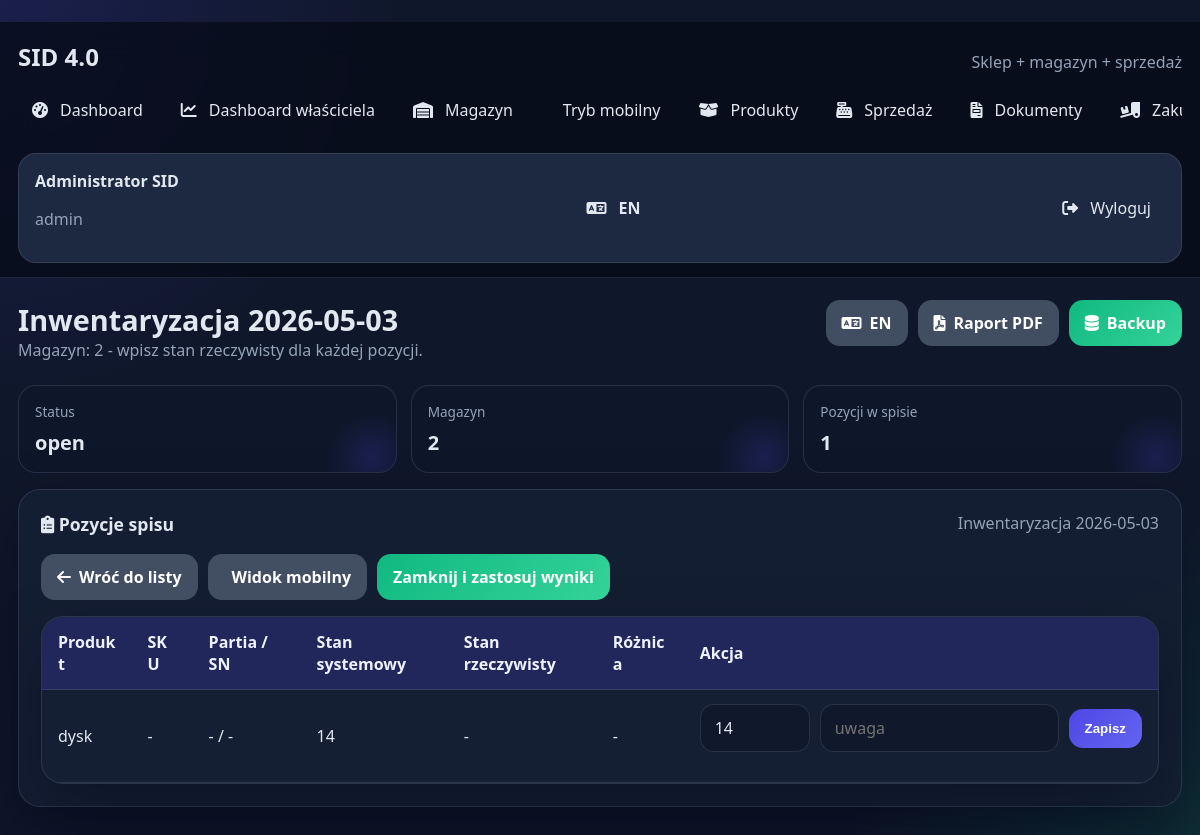
Page /stocktakes/3 (signed in) on the committed database.
### tables this page shows
CREATE TABLE users (
        id INTEGER PRIMARY KEY AUTOINCREMENT,
        username TEXT UNIQUE NOT NULL,
        full_name TEXT NOT NULL,
        password_hash TEXT NOT NULL,
        role TEXT NOT NULL,
        active INTEGER NOT NULL DEFAULT 1,
        created_at TEXT NOT NULL
    );

CREATE TABLE stocktakes (
        id INTEGER PRIMARY KEY AUTOINCREMENT,
        name TEXT NOT NULL,
        warehouse_id INTEGER NOT NULL,
        status TEXT NOT NULL DEFAULT 'open',
        notes TEXT,
        created_at TEXT NOT NULL,
        closed_at TEXT,
        user_id INTEGER,
        FOREIGN KEY(warehouse_id) REFERENCES warehouses(id),
        FOREIGN KEY(user_id) REFERENCES users(id)
    );

CREATE TABLE warehouses (
        id INTEGER PRIMARY KEY AUTOINCREMENT,
        name TEXT UNIQUE NOT NULL,
        code TEXT,
        description TEXT,
        created_at TEXT NOT NULL
    );

CREATE TABLE stocktake_items (
        id INTEGER PRIMARY KEY AUTOINCREMENT,
        stocktake_id INTEGER NOT NULL,
        batch_id INTEGER NOT NULL,
        expected_quantity INTEGER NOT NULL,
        counted_quantity INTEGER,
        difference INTEGER,
        note TEXT,
        created_at TEXT NOT NULL,
        updated_at TEXT NOT NULL,
        FOREIGN KEY(stocktake_id) REFERENCES stocktakes(id),
        FOREIGN KEY(batch_id) REFERENCES stock_batches(id)
    );

CREATE TABLE products (
        id INTEGER PRIMARY KEY AUTOINCREMENT,
        title TEXT NOT NULL,
        sku TEXT UNIQUE,
        ean TEXT,
        category TEXT,
        brand TEXT,
        unit TEXT NOT NULL DEFAULT 'szt.',
        min_quantity INTEGER NOT NULL DEFAULT 0,
        purchase_price REAL NOT NULL DEFAULT 0,
        sale_price REAL NOT NULL DEFAULT 0,
        image TEXT,
        document TEXT,
        notes TEXT,
        created_at TEXT NOT NULL,
        updated_at TEXT NOT NULL
    );

CREATE TABLE stock_batches (
        id INTEGER PRIMARY KEY AUTOINCREMENT,
        product_id INTEGER NOT NULL,
        warehouse_id INTEGER NOT NULL,
        quantity INTEGER NOT NULL DEFAULT 0,
        expiry_date TEXT,
        purchase_date TEXT,
        lot_number TEXT,
        serial_number TEXT,
        document TEXT,
        image TEXT,
        is_active INTEGER NOT NULL DEFAULT 1,
        created_at TEXT NOT NULL,
        updated_at TEXT NOT NULL,
        FOREIGN KEY(product_id) REFERENCES products(id),
        FOREIGN KEY(warehouse_id) REFERENCES warehouses(id)
    );

### project.py (the view, shortened to what this page needs)
@app.route("/stocktakes/<int:stocktake_id>", methods=["GET", "POST"])
@login_required
def stocktake_detail(stocktake_id):
    stocktake = query_one(
        """
        SELECT s.*, w.name AS warehouse_name
        FROM stocktakes s
        JOIN warehouses w ON w.id = s.warehouse_id
        WHERE s.id = ?
        """,
        (stocktake_id,),
    )
    if not stocktake:
        flash("Nie znaleziono inwentaryzacji.", "error")
        return redirect(url_for("stocktakes"))
    items = query_all(
        """
        SELECT si.*, p.title, p.sku, b.lot_number, b.serial_number
        FROM stocktake_items si
        JOIN stock_batches b ON b.id = si.batch_id
        JOIN products p ON p.id = b.product_id
        WHERE si.stocktake_id = ?
        ORDER BY p.title COLLATE NOCASE ASC
        """,
        (stocktake_id,),
    )
    return render_template("stocktake_detail.html", stocktake=dict(stocktake), items=[dict(row) for row in items])

### project.py (called while the page is built)
def clean_value(value, default=""):
    if value is None:
        return default
    return str(value).strip()

def get_current_language():
    lang = clean_value(session.get("lang"), "pl").lower()
    return lang if lang in SUPPORTED_LANGUAGES else "pl"

def tr(pl_text, en_text):
    return en_text if get_current_language() == "en" else pl_text

def current_language_label():
    return "EN" if get_current_language() == "en" else "PL"

def opposite_language():
    return "pl" if get_current_language() == "en" else "en"

def get_db():
    connection = sqlite3.connect(DATABASE, factory=ManagedSQLiteConnection)
    connection.row_factory = sqlite3.Row
    return connection

def query_all(sql, params=()):
    with get_db() as connection:
        return connection.execute(sql, params).fetchall()

def query_one(sql, params=()):
    with get_db() as connection:
        return connection.execute(sql, params).fetchone()

@app.before_request
def load_logged_user():
    user_id = session.get("user_id")
    g.user = None
    if user_id:
        g.user = query_one("SELECT * FROM users WHERE id = ? AND active = 1", (user_id,))

@app.context_processor
def inject_globals():
    return {
        "current_user": g.user,
        "roles": ROLES,
        "demo_mode": session.get("demo_mode", False),
        "current_language": get_current_language(),
        "current_language_label": current_language_label(),
        "opposite_language": opposite_language(),
        "supported_languages": SUPPORTED_LANGUAGES,
        "tr": tr,
    }

def login_required(view):
    @wraps(view)
    def wrapped_view(**kwargs):
        if g.user is None:
            return redirect(url_for("login"))
        return view(**kwargs)
    return wrapped_view

    def __exit__(self, exc_type, exc_value, traceback):
        try:
            if exc_type is None:
                self.commit()
            else:
                self.rollback()
        finally:
            self.close()
        return False

### templates/stocktake_detail.html (shortened to what this page needs)
{% extends "base.html" %}
{% block page_title %}{{ stocktake.name }}{% endblock %}
{% block page_subtitle %}Magazyn: {{ stocktake.warehouse_name }} - wpisz stan rzeczywisty dla każdej pozycji.{% endblock %}
{% block content %}
<section class="summary-grid compact-grid">
    <article class="summary-card"><span>Status</span><strong>{{ stocktake.status }}</strong></article>
    <article class="summary-card"><span>Magazyn</span><strong>{{ stocktake.warehouse_name }}</strong></article>
    <article class="summary-card"><span>Pozycji w spisie</span><strong>{{ items|length }}</strong></article>
</section>
<section class="panel-card">
    <div class="panel-head">
        <h3><i class="fas fa-clipboard-list"></i> Pozycje spisu</h3>
        <span>{{ stocktake.name }}</span>
    </div>
    <div class="topbar-actions" style="margin-bottom:16px;">
        <a href="{{ url_for('stocktakes') }}" class="btn-secondary"><i class="fas fa-arrow-left"></i> Wróć do listy</a>
        <a href="{{ url_for('stocktake_mobile', stocktake_id=stocktake.id) }}" class="btn-secondary"> Widok mobilny</a>
        {% if stocktake.status == 'open' %}
            <a href="{{ url_for('stocktake_finalize', stocktake_id=stocktake.id) }}" class="btn-success">Zamknij i zastosuj wyniki</a>
        {% endif %}
    </div>
    <div class="table-wrap">
        <table>
            <thead>
                <tr>
                    <th>Produkt</th>
                    <th>SKU</th>
                    <th>Partia / SN</th>
                    <th>Stan systemowy</th>
                    <th>Stan rzeczywisty</th>
                    <th>Różnica</th>
                    <th>Akcja</th>
                </tr>
            </thead>
            <tbody>
                {% for item in items %}
                    <tr>
                        <td>{{ item.title }}</td>
                        <td>{{ item.sku or '-' }}</td>
                        <td>{{ item.lot_number or '-' }} / {{ item.serial_number or '-' }}</td>
                        <td>{{ item.expected_quantity }}</td>
                        <td>{{ item.counted_quantity if item.counted_quantity is not none else '-' }}</td>
                        <td>{{ item.difference if item.difference is not none else '-' }}</td>
                        <td>
                            {% if stocktake.status == 'open' %}
                                <form method="POST" class="stocktake-form">
                                    <input type="number" name="counted_quantity" min="0" value="{{ item.counted_quantity if item.counted_quantity is not none else item.expected_quantity }}" required>
                                    <input type="text" name="note" placeholder="uwaga">
                                    <button type="submit" class="btn-primary">Zapisz</button>
                                </form>
                            {% else %}
                                zamknięte
                            {% endif %}
                        </td>
                    </tr>
                {% else %}
                    <tr>
                        <td colspan="7">Brak pozycji w tym spisie.</td>
                    </tr>
                {% endfor %}
            </tbody>
        </table>
    </div>
</section>
{% endblock %}

### templates/base.html (shortened to what this page needs)
﻿<!DOCTYPE html>
<html lang="{{ current_language }}" data-app-lang="{{ current_language }}">
<head>
    <link rel="stylesheet" href="{{ url_for('static', filename='style.css') }}">
    <link rel="stylesheet" href="https://cdnjs.cloudflare.com/ajax/libs/font-awesome/6.0.0/css/all.min.css">
</head>
<body class="app-shell" data-app-lang="{{ current_language }}">
    <aside class="sidebar">
        <div class="brand-block">
            <h1>SID 4.0</h1>
            <p>{{ tr("Sklep + magazyn + sprzedaż", "Store + warehouse + sales") }}</p>
        </div>
        <nav class="sidebar-nav">
            <a href="{{ url_for('dashboard') }}" class="{% if request.endpoint == 'dashboard' %}active{% endif %}"><i class="fas fa-gauge-high"></i> Dashboard</a>
            {% if current_user and current_user['role'] in ['admin', 'manager'] %}<a href="{{ url_for('owner_dashboard') }}" class="{% if request.endpoint == 'owner_dashboard' %}active{% endif %}"><i class="fas fa-chart-line"></i> {{ tr("Dashboard właściciela", "Owner dashboard") }}</a>{% endif %}
            <a href="{{ url_for('inventory') }}" class="{% if request.endpoint in ['inventory', 'add_inventory', 'edit_inventory'] %}active{% endif %}"><i class="fas fa-warehouse"></i> {{ tr("Magazyn", "Inventory") }}</a>
            <a href="{{ url_for('mobile_view') }}" class="{% if request.endpoint == 'mobile_view' %}active{% endif %}"> {{ tr("Tryb mobilny", "Mobile mode") }}</a>
            <a href="{{ url_for('products') }}" class="{% if request.endpoint == 'products' %}active{% endif %}"><i class="fas fa-box-open"></i> {{ tr("Produkty", "Products") }}</a>
            <a href="{{ url_for('sales') }}" class="{% if request.endpoint == 'sales' %}active{% endif %}"><i class="fas fa-cash-register"></i> {{ tr("Sprzedaż", "Sales") }}</a>
            <a href="{{ url_for('documents') }}" class="{% if request.endpoint in ['documents', 'document_detail', 'document_pdf'] %}active{% endif %}"><i class="fas fa-file-invoice"></i> {{ tr("Dokumenty", "Documents") }}</a>
            <a href="{{ url_for('purchases') }}" class="{% if request.endpoint == 'purchases' %}active{% endif %}"><i class="fas fa-truck-loading"></i> {{ tr("Zakupy", "Purchases") }}</a>
        </nav>
        <div class="sidebar-footer">
            <div><strong>{{ current_user['full_name'] if current_user else tr('Gość', 'Guest') }}</strong><p>{{ current_user['role'] if current_user else '' }}</p></div>
            <a href="{{ url_for('set_language', lang=opposite_language, next=request.full_path) }}" class="language-toggle"><i class="fas fa-language"></i> {{ opposite_language|upper }}</a>
            <a href="{{ url_for('logout') }}" class="logout-link"><i class="fas fa-sign-out-alt"></i> {{ tr("Wyloguj", "Log out") }}</a>
        </div>
    </aside>
    <main class="main-area">
        <header class="topbar">
            <div><h2>{% block page_title %}{% endblock %}</h2><p>{% block page_subtitle %}{% endblock %}</p></div>
            <div class="topbar-actions"><a href="{{ url_for('set_language', lang=opposite_language, next=request.full_path) }}" class="btn-secondary language-toggle"><i class="fas fa-language"></i> {{ opposite_language|upper }}</a><a href="{{ url_for('inventory_report') }}" class="btn-secondary"><i class="fas fa-file-pdf"></i> {{ tr("Raport PDF", "PDF report") }}</a>{% if current_user and current_user['role'] in ['admin', 'manager'] %}<a href="{{ url_for('backup') }}" class="btn-success"><i class="fas fa-database"></i> Backup</a>{% endif %}</div>
        </header>
        {% block content %}{% endblock %}
    </main>
</body>
</html>

### rows in the picture
users: full_name "Administrator SID", role "admin"
stocktakes: name "Inwentaryzacja 2026-05-03", status "open"
warehouses: warehouse_name "2"
stocktake_items: title "dysk", sku "-", lot_number "-", serial_number "-", expected_quantity "14", counted_quantity "-", difference "-", counted_quantity "14"

### other values in the picture
{{ tr("Sklep + magazyn + sprzedaż", "Store + warehouse + sales") }} "Sklep + magazyn + sprzedaż"
{{ tr("Dashboard właściciela", "Owner dashboard") }} "Dashboard właściciela"
{{ tr("Magazyn", "Inventory") }} "Magazyn"
{{ tr("Tryb mobilny", "Mobile mode") }} "Tryb mobilny"
{{ tr("Produkty", "Products") }} "Produkty"
{{ tr("Sprzedaż", "Sales") }} "Sprzedaż"
{{ tr("Dokumenty", "Documents") }} "Dokumenty"
{{ opposite_language|upper }} "EN"
{{ tr("Wyloguj", "Log out") }} "Wyloguj"
{{ tr("Raport PDF", "PDF report") }} "Raport PDF"
{{ items|length }} "1"
